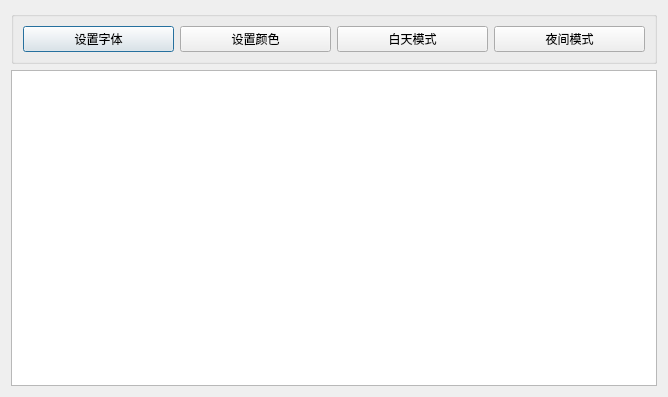
<?xml version="1.0" encoding="UTF-8"?>
<ui version="4.0">
 <class>DialogBookcontent</class>
 <widget class="QDialog" name="DialogBookcontent">
  <property name="geometry">
   <rect>
    <x>0</x>
    <y>0</y>
    <width>668</width>
    <height>397</height>
   </rect>
  </property>
  <property name="windowTitle">
   <string>Dialog</string>
  </property>
  <layout class="QGridLayout" name="gridLayout_2">
   <item row="0" column="0">
    <widget class="QGroupBox" name="groupBox">
     <property name="title">
      <string/>
     </property>
     <layout class="QGridLayout" name="gridLayout">
      <item row="0" column="0">
       <widget class="QPushButton" name="btnFont">
        <property name="text">
         <string>设置字体</string>
        </property>
       </widget>
      </item>
      <item row="0" column="1">
       <widget class="QPushButton" name="btnColor">
        <property name="text">
         <string>设置颜色</string>
        </property>
       </widget>
      </item>
      <item row="0" column="2">
       <widget class="QPushButton" name="btnDay">
        <property name="text">
         <string>白天模式</string>
        </property>
       </widget>
      </item>
      <item row="0" column="3">
       <widget class="QPushButton" name="btnNight">
        <property name="text">
         <string>夜间模式</string>
        </property>
       </widget>
      </item>
     </layout>
    </widget>
   </item>
   <item row="1" column="0">
    <widget class="QTextEdit" name="textEdit"/>
   </item>
  </layout>
 </widget>
 <resources/>
 <connections/>
</ui>
